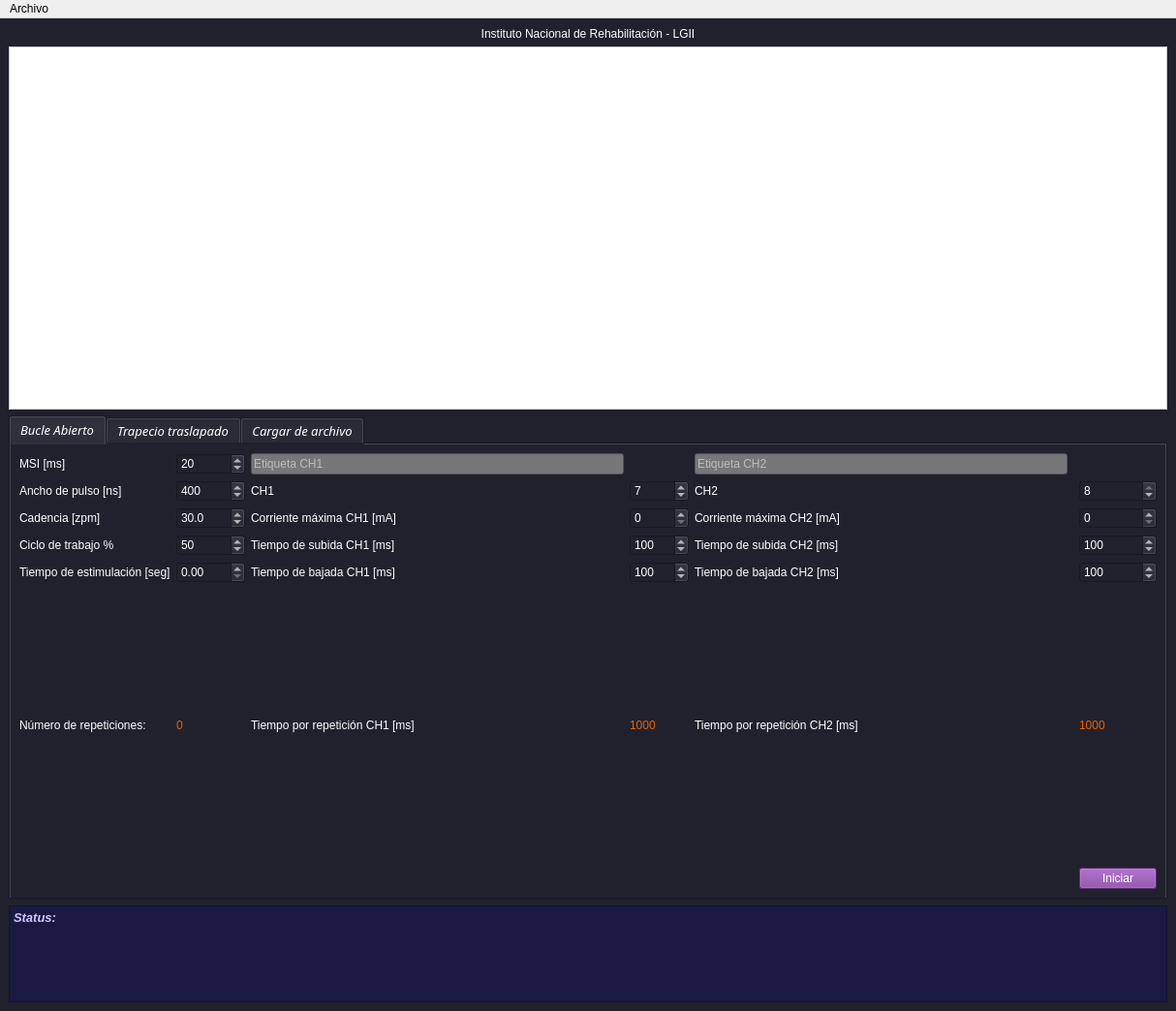
<?xml version="1.0" encoding="UTF-8"?>
<ui version="4.0">
 <class>MainWindow</class>
 <widget class="QMainWindow" name="MainWindow">
  <property name="geometry">
   <rect>
    <x>0</x>
    <y>0</y>
    <width>1214</width>
    <height>1044</height>
   </rect>
  </property>
  <property name="windowTitle">
   <string>Neuroprótesis</string>
  </property>
  <property name="windowIcon">
   <iconset>
    <normaloff>../../../../.designer/backup/INR_1.png</normaloff>../../../../.designer/backup/INR_1.png</iconset>
  </property>
  <property name="styleSheet">
   <string notr="true">font: italic 14pt &quot;Nimbus Roman&quot;;</string>
  </property>
  <widget class="QWidget" name="centralwidget">
   <property name="styleSheet">
    <string notr="true">background-color: rgb(33, 33, 46);
color: rgb(255, 255, 255);</string>
   </property>
   <layout class="QVBoxLayout" name="verticalLayout">
    <item>
     <widget class="QLabel" name="INR_label">
      <property name="styleSheet">
       <string notr="true">font: 75 oblique 15pt &quot;Sawasdee&quot;;
color: rgb(255, 255, 255);</string>
      </property>
      <property name="text">
       <string>Instituto Nacional de Rehabilitación - LGII</string>
      </property>
      <property name="alignment">
       <set>Qt::AlignCenter</set>
      </property>
      <property name="margin">
       <number>20</number>
      </property>
     </widget>
    </item>
    <item>
     <widget class="QFrame" name="Graf">
      <property name="minimumSize">
       <size>
        <width>0</width>
        <height>375</height>
       </size>
      </property>
      <property name="styleSheet">
       <string notr="true">background-color: rgb(255, 255, 255);</string>
      </property>
      <property name="frameShape">
       <enum>QFrame::StyledPanel</enum>
      </property>
      <property name="frameShadow">
       <enum>QFrame::Raised</enum>
      </property>
     </widget>
    </item>
    <item>
     <widget class="QTabWidget" name="tabWidget">
      <property name="font">
       <font>
        <family>Sawasdee</family>
        <pointsize>10</pointsize>
        <weight>9</weight>
        <italic>true</italic>
        <bold>false</bold>
       </font>
      </property>
      <property name="styleSheet">
       <string notr="true">font: 75 oblique 10pt &quot;Sawasdee&quot;;
color: rgb(255, 255, 255);</string>
      </property>
      <property name="currentIndex">
       <number>0</number>
      </property>
      <widget class="QWidget" name="bucle_abierto_wdgt">
       <property name="styleSheet">
        <string notr="true">color: rgb(255, 255, 255);
font: 10pt &quot;Times New Roman&quot;;</string>
       </property>
       <attribute name="title">
        <string>Bucle Abierto</string>
       </attribute>
       <layout class="QGridLayout" name="gridLayout">
        <item row="0" column="0">
         <widget class="QLabel" name="msi_label_ba">
          <property name="text">
           <string>MSI [ms]</string>
          </property>
         </widget>
        </item>
        <item row="3" column="1">
         <widget class="QSpinBox" name="dutycycle_box">
          <property name="maximum">
           <number>100</number>
          </property>
          <property name="singleStep">
           <number>10</number>
          </property>
          <property name="value">
           <number>50</number>
          </property>
         </widget>
        </item>
        <item row="2" column="2">
         <widget class="QLabel" name="current_max_ch1_label_ba">
          <property name="text">
           <string>Corriente máxima CH1 [mA]</string>
          </property>
         </widget>
        </item>
        <item row="5" column="2">
         <widget class="QLabel" name="t_totalxrepCH1_label">
          <property name="text">
           <string>Tiempo por repetición CH1 [ms]</string>
          </property>
         </widget>
        </item>
        <item row="4" column="6">
         <widget class="QSpinBox" name="t_bajadaCH2_box_ba">
          <property name="maximum">
           <number>60000</number>
          </property>
          <property name="singleStep">
           <number>10</number>
          </property>
          <property name="value">
           <number>100</number>
          </property>
         </widget>
        </item>
        <item row="2" column="3">
         <widget class="QSpinBox" name="current_max_ch1_box_ba">
          <property name="maximum">
           <number>120</number>
          </property>
         </widget>
        </item>
        <item row="4" column="2">
         <widget class="QLabel" name="t_bajadaCH1_label_ba">
          <property name="text">
           <string>Tiempo de bajada CH1 [ms]</string>
          </property>
         </widget>
        </item>
        <item row="2" column="1">
         <widget class="QDoubleSpinBox" name="cadency_box">
          <property name="decimals">
           <number>1</number>
          </property>
          <property name="minimum">
           <double>1.000000000000000</double>
          </property>
          <property name="value">
           <double>30.000000000000000</double>
          </property>
         </widget>
        </item>
        <item row="2" column="6">
         <widget class="QSpinBox" name="current_max_ch2_box_ba">
          <property name="maximum">
           <number>120</number>
          </property>
         </widget>
        </item>
        <item row="5" column="6">
         <widget class="QLabel" name="t_totalxrepCH2">
          <property name="styleSheet">
           <string notr="true">color: rgb(230, 97, 0);
font: 75 oblique 11pt &quot;Sawasdee&quot;;</string>
          </property>
          <property name="text">
           <string>1000</string>
          </property>
         </widget>
        </item>
        <item row="4" column="1">
         <widget class="QDoubleSpinBox" name="t_tot_stim_box_ba">
          <property name="maximum">
           <double>3600.000000000000000</double>
          </property>
         </widget>
        </item>
        <item row="1" column="6">
         <widget class="QSpinBox" name="ch2_box_ba">
          <property name="minimum">
           <number>1</number>
          </property>
          <property name="maximum">
           <number>8</number>
          </property>
          <property name="value">
           <number>8</number>
          </property>
         </widget>
        </item>
        <item row="1" column="0">
         <widget class="QLabel" name="pw_label_ba">
          <property name="text">
           <string>Ancho de pulso [ns]</string>
          </property>
         </widget>
        </item>
        <item row="4" column="0">
         <widget class="QLabel" name="t_total_stim_label_ba">
          <property name="text">
           <string>Tiempo de estimulación [seg]</string>
          </property>
         </widget>
        </item>
        <item row="0" column="1">
         <widget class="QSpinBox" name="msi_box_ba">
          <property name="minimum">
           <number>8</number>
          </property>
          <property name="maximum">
           <number>100</number>
          </property>
          <property name="singleStep">
           <number>10</number>
          </property>
          <property name="value">
           <number>20</number>
          </property>
         </widget>
        </item>
        <item row="3" column="6">
         <widget class="QSpinBox" name="t_subidaCH2_box_ba">
          <property name="maximum">
           <number>60000</number>
          </property>
          <property name="singleStep">
           <number>10</number>
          </property>
          <property name="value">
           <number>100</number>
          </property>
         </widget>
        </item>
        <item row="3" column="3">
         <widget class="QSpinBox" name="t_subidaCH1_box_ba">
          <property name="maximum">
           <number>60000</number>
          </property>
          <property name="singleStep">
           <number>10</number>
          </property>
          <property name="value">
           <number>100</number>
          </property>
         </widget>
        </item>
        <item row="3" column="0">
         <widget class="QLabel" name="dutycycle_label">
          <property name="text">
           <string>Ciclo de trabajo %</string>
          </property>
         </widget>
        </item>
        <item row="1" column="2">
         <widget class="QLabel" name="CH1_label_ba">
          <property name="text">
           <string>CH1</string>
          </property>
         </widget>
        </item>
        <item row="4" column="4" colspan="2">
         <widget class="QLabel" name="t_bajadaCH2_label_ba">
          <property name="text">
           <string>Tiempo de bajada CH2 [ms]</string>
          </property>
         </widget>
        </item>
        <item row="5" column="1">
         <widget class="QLabel" name="numRepeticiones_ba">
          <property name="styleSheet">
           <string notr="true">color: rgb(230, 97, 0);
font: 75 oblique 11pt &quot;Sawasdee&quot;;</string>
          </property>
          <property name="text">
           <string>0</string>
          </property>
         </widget>
        </item>
        <item row="1" column="1">
         <widget class="QSpinBox" name="pw_box_ba">
          <property name="maximum">
           <number>500</number>
          </property>
          <property name="singleStep">
           <number>50</number>
          </property>
          <property name="value">
           <number>400</number>
          </property>
         </widget>
        </item>
        <item row="3" column="4" colspan="2">
         <widget class="QLabel" name="t_subidaCH2_label_ba">
          <property name="text">
           <string>Tiempo de subida CH2 [ms]</string>
          </property>
         </widget>
        </item>
        <item row="3" column="2">
         <widget class="QLabel" name="t_subidaCH1_label_ba">
          <property name="text">
           <string>Tiempo de subida CH1 [ms]</string>
          </property>
         </widget>
        </item>
        <item row="2" column="0">
         <widget class="QLabel" name="cadency_label">
          <property name="text">
           <string>Cadencia [zpm]</string>
          </property>
         </widget>
        </item>
        <item row="5" column="0">
         <widget class="QLabel" name="numRepeticiones_label_ba">
          <property name="text">
           <string>Número de repeticiones:</string>
          </property>
         </widget>
        </item>
        <item row="5" column="4" colspan="2">
         <widget class="QLabel" name="t_totalxrepCH2_label">
          <property name="text">
           <string>Tiempo por repetición CH2 [ms]</string>
          </property>
         </widget>
        </item>
        <item row="1" column="3">
         <widget class="QSpinBox" name="ch1_box_ba">
          <property name="minimum">
           <number>1</number>
          </property>
          <property name="maximum">
           <number>8</number>
          </property>
          <property name="value">
           <number>7</number>
          </property>
         </widget>
        </item>
        <item row="5" column="3">
         <widget class="QLabel" name="t_totalxrepCH1">
          <property name="styleSheet">
           <string notr="true">color: rgb(230, 97, 0);
font: 75 oblique 11pt &quot;Sawasdee&quot;;</string>
          </property>
          <property name="text">
           <string>1000</string>
          </property>
         </widget>
        </item>
        <item row="4" column="3">
         <widget class="QSpinBox" name="t_bajadaCH1_box_ba">
          <property name="maximum">
           <number>60000</number>
          </property>
          <property name="singleStep">
           <number>10</number>
          </property>
          <property name="value">
           <number>100</number>
          </property>
         </widget>
        </item>
        <item row="2" column="4" colspan="2">
         <widget class="QLabel" name="current_max_ch2_label_ba">
          <property name="text">
           <string>Corriente máxima CH2 [mA]</string>
          </property>
         </widget>
        </item>
        <item row="0" column="2">
         <widget class="QLineEdit" name="EtiquetaCH1">
          <property name="styleSheet">
           <string notr="true">font: 75 oblique 10pt &quot;Tlwg Typo&quot;;
background-color: rgb(119, 118, 123);</string>
          </property>
          <property name="placeholderText">
           <string>Etiqueta CH1</string>
          </property>
         </widget>
        </item>
        <item row="1" column="4" colspan="2">
         <widget class="QLabel" name="CH2_label_ba">
          <property name="text">
           <string>CH2</string>
          </property>
         </widget>
        </item>
        <item row="0" column="4">
         <widget class="QLineEdit" name="EtiquetaCH2">
          <property name="autoFillBackground">
           <bool>false</bool>
          </property>
          <property name="styleSheet">
           <string notr="true">font: 75 oblique 10pt &quot;Tlwg Typo&quot;;
background-color: rgb(119, 118, 123);</string>
          </property>
          <property name="placeholderText">
           <string>Etiqueta CH2</string>
          </property>
         </widget>
        </item>
        <item row="6" column="6">
         <widget class="QPushButton" name="buttonBA">
          <property name="styleSheet">
           <string notr="true">color: rgb(255, 255, 255);
background-color: rgb(129, 61, 156);</string>
          </property>
          <property name="text">
           <string>Iniciar</string>
          </property>
         </widget>
        </item>
       </layout>
      </widget>
      <widget class="QWidget" name="tasapado_wdgt">
       <property name="styleSheet">
        <string notr="true">color: rgb(255, 255, 255);
font: 10pt &quot;Times New Roman&quot;;</string>
       </property>
       <attribute name="title">
        <string>Trapecio traslapado</string>
       </attribute>
       <layout class="QGridLayout" name="gridLayout_2">
        <item row="0" column="0">
         <widget class="QLabel" name="msi_label_tt">
          <property name="text">
           <string>MSI [ms]</string>
          </property>
         </widget>
        </item>
        <item row="0" column="1">
         <widget class="QSpinBox" name="msi_box_tt">
          <property name="minimum">
           <number>8</number>
          </property>
          <property name="maximum">
           <number>100</number>
          </property>
          <property name="singleStep">
           <number>10</number>
          </property>
          <property name="value">
           <number>20</number>
          </property>
         </widget>
        </item>
        <item row="1" column="0">
         <widget class="QLabel" name="pw_label_tt">
          <property name="text">
           <string>Ancho de pulso [ns]</string>
          </property>
         </widget>
        </item>
        <item row="1" column="1">
         <widget class="QSpinBox" name="pw_box_tt">
          <property name="maximum">
           <number>500</number>
          </property>
          <property name="singleStep">
           <number>50</number>
          </property>
          <property name="value">
           <number>400</number>
          </property>
         </widget>
        </item>
        <item row="1" column="2">
         <widget class="QLabel" name="CH1_label_tt">
          <property name="text">
           <string>CH1</string>
          </property>
         </widget>
        </item>
        <item row="1" column="3">
         <widget class="QSpinBox" name="ch1_box_tt">
          <property name="minimum">
           <number>1</number>
          </property>
          <property name="maximum">
           <number>8</number>
          </property>
          <property name="value">
           <number>7</number>
          </property>
         </widget>
        </item>
        <item row="1" column="4">
         <widget class="QLabel" name="CH2_label_tt">
          <property name="text">
           <string>CH2</string>
          </property>
         </widget>
        </item>
        <item row="1" column="6">
         <widget class="QSpinBox" name="ch2_box_tt">
          <property name="minimum">
           <number>1</number>
          </property>
          <property name="maximum">
           <number>8</number>
          </property>
          <property name="value">
           <number>8</number>
          </property>
         </widget>
        </item>
        <item row="2" column="0">
         <widget class="QLabel" name="t_traslape_label">
          <property name="text">
           <string>Tiempo de traslape [ms]</string>
          </property>
         </widget>
        </item>
        <item row="2" column="1">
         <widget class="QSpinBox" name="t_traslape_box">
          <property name="maximum">
           <number>180000</number>
          </property>
         </widget>
        </item>
        <item row="2" column="2">
         <widget class="QLabel" name="current_max_ch1_label_tt">
          <property name="text">
           <string>Corriente máxima CH1 [mA]</string>
          </property>
         </widget>
        </item>
        <item row="2" column="3">
         <widget class="QSpinBox" name="current_max_ch1_box_tt">
          <property name="maximum">
           <number>120</number>
          </property>
         </widget>
        </item>
        <item row="2" column="4" colspan="2">
         <widget class="QLabel" name="current_max_ch2_label_tt">
          <property name="text">
           <string>Corriente máxima CH2 [mA]</string>
          </property>
         </widget>
        </item>
        <item row="2" column="6">
         <widget class="QSpinBox" name="current_max_ch2_box_tt">
          <property name="maximum">
           <number>120</number>
          </property>
         </widget>
        </item>
        <item row="3" column="0">
         <widget class="QLabel" name="No_iter_tt_label">
          <property name="text">
           <string>No. repeticiones</string>
          </property>
         </widget>
        </item>
        <item row="3" column="1">
         <widget class="QSpinBox" name="No_iter_tt">
          <property name="minimum">
           <number>1</number>
          </property>
          <property name="maximum">
           <number>1000</number>
          </property>
         </widget>
        </item>
        <item row="3" column="2">
         <widget class="QLabel" name="t_subidaCH1_label_tt">
          <property name="text">
           <string>Tiempo de subida CH1 [ms]</string>
          </property>
         </widget>
        </item>
        <item row="3" column="3">
         <widget class="QSpinBox" name="t_subidaCH1_box_tt">
          <property name="maximum">
           <number>60000</number>
          </property>
          <property name="singleStep">
           <number>10</number>
          </property>
          <property name="value">
           <number>100</number>
          </property>
         </widget>
        </item>
        <item row="3" column="4" colspan="2">
         <widget class="QLabel" name="t_subidaCH2_label_tt">
          <property name="text">
           <string>Tiempo de subida CH2 [ms]</string>
          </property>
         </widget>
        </item>
        <item row="3" column="6">
         <widget class="QSpinBox" name="t_subidaCH2_box_tt">
          <property name="maximum">
           <number>60000</number>
          </property>
          <property name="singleStep">
           <number>10</number>
          </property>
          <property name="value">
           <number>100</number>
          </property>
         </widget>
        </item>
        <item row="4" column="2">
         <widget class="QLabel" name="t_bajadaCH1_label_tt">
          <property name="text">
           <string>Tiempo de bajada CH1 [ms]</string>
          </property>
         </widget>
        </item>
        <item row="4" column="3">
         <widget class="QSpinBox" name="t_bajadaCH1_box_tt">
          <property name="maximum">
           <number>60000</number>
          </property>
          <property name="singleStep">
           <number>10</number>
          </property>
          <property name="value">
           <number>100</number>
          </property>
         </widget>
        </item>
        <item row="4" column="4" colspan="2">
         <widget class="QLabel" name="t_bajadaCH2_label_tt">
          <property name="text">
           <string>Tiempo de bajada CH2 [ms]</string>
          </property>
         </widget>
        </item>
        <item row="4" column="6">
         <widget class="QSpinBox" name="t_bajadaCH2_box_tt">
          <property name="maximum">
           <number>60000</number>
          </property>
          <property name="singleStep">
           <number>10</number>
          </property>
          <property name="value">
           <number>100</number>
          </property>
         </widget>
        </item>
        <item row="5" column="2">
         <widget class="QLabel" name="tmeseta_ch1_label">
          <property name="text">
           <string>Tiempo de meseta CH1 [ms]</string>
          </property>
         </widget>
        </item>
        <item row="5" column="3">
         <widget class="QSpinBox" name="tmeseta_ch1_box">
          <property name="maximum">
           <number>60000</number>
          </property>
          <property name="singleStep">
           <number>10</number>
          </property>
          <property name="value">
           <number>100</number>
          </property>
         </widget>
        </item>
        <item row="5" column="4" colspan="2">
         <widget class="QLabel" name="tmeseta_ch2_label">
          <property name="text">
           <string>Tiempo de meseta CH2 [ms]</string>
          </property>
         </widget>
        </item>
        <item row="5" column="6">
         <widget class="QSpinBox" name="tmeseta_ch2_box">
          <property name="maximum">
           <number>60000</number>
          </property>
          <property name="singleStep">
           <number>10</number>
          </property>
          <property name="value">
           <number>100</number>
          </property>
         </widget>
        </item>
        <item row="6" column="2">
         <widget class="QLabel" name="label">
          <property name="text">
           <string/>
          </property>
         </widget>
        </item>
        <item row="0" column="2">
         <widget class="QLineEdit" name="EtiquetaCH1_2">
          <property name="styleSheet">
           <string notr="true">font: 75 oblique 10pt &quot;Tlwg Typo&quot;;
background-color: rgb(119, 118, 123);</string>
          </property>
          <property name="placeholderText">
           <string>Etiqueta CH1</string>
          </property>
         </widget>
        </item>
        <item row="0" column="4">
         <widget class="QLineEdit" name="EtiquetaCH2_2">
          <property name="styleSheet">
           <string notr="true">font: 75 oblique 10pt &quot;Tlwg Typo&quot;;
background-color: rgb(119, 118, 123);</string>
          </property>
          <property name="placeholderText">
           <string>Etiqueta CH2</string>
          </property>
         </widget>
        </item>
        <item row="7" column="6">
         <widget class="QPushButton" name="buttonTT">
          <property name="styleSheet">
           <string notr="true">color: rgb(255, 255, 255);
background-color: rgb(129, 61, 156);</string>
          </property>
          <property name="text">
           <string>Iniciar</string>
          </property>
         </widget>
        </item>
       </layout>
      </widget>
      <widget class="QWidget" name="from_file_wdgt">
       <attribute name="title">
        <string>Cargar de archivo</string>
       </attribute>
       <layout class="QVBoxLayout" name="verticalLayout_2">
        <item>
         <widget class="QTextEdit" name="MSJ_usr">
          <property name="styleSheet">
           <string notr="true">border-color: rgb(64, 191, 186);</string>
          </property>
          <property name="lineWidth">
           <number>1</number>
          </property>
          <property name="readOnly">
           <bool>true</bool>
          </property>
          <property name="html">
           <string>&lt;!DOCTYPE HTML PUBLIC &quot;-//W3C//DTD HTML 4.0//EN&quot; &quot;http://www.w3.org/TR/REC-html40/strict.dtd&quot;&gt;
&lt;html&gt;&lt;head&gt;&lt;meta name=&quot;qrichtext&quot; content=&quot;1&quot; /&gt;&lt;style type=&quot;text/css&quot;&gt;
p, li { white-space: pre-wrap; }
&lt;/style&gt;&lt;/head&gt;&lt;body style=&quot; font-family:'Sawasdee'; font-size:10pt; font-weight:72; font-style:italic;&quot;&gt;
&lt;p align=&quot;justify&quot; style=&quot; margin-top:0px; margin-bottom:0px; margin-left:0px; margin-right:0px; -qt-block-indent:0; text-indent:0px;&quot;&gt;&lt;span style=&quot; font-size:12pt; font-weight:600;&quot;&gt;Modo usuario:&lt;/span&gt;&lt;/p&gt;
&lt;p align=&quot;justify&quot; style=&quot; margin-top:0px; margin-bottom:0px; margin-left:0px; margin-right:0px; -qt-block-indent:0; text-indent:0px;&quot;&gt;&lt;span style=&quot; font-size:12pt; font-weight:400;&quot;&gt;Deberá cargar un archivo JSON, MAT o NPY que contenga la secuencia de estimulación definida por el usuario en forma de listas de Python. El archivo deberá contener un diccionario con listas con el siguiente formato:&lt;/span&gt;&lt;/p&gt;
&lt;p style=&quot; margin-top:0px; margin-bottom:0px; margin-left:0px; margin-right:0px; -qt-block-indent:0; text-indent:0px;&quot;&gt;&lt;span style=&quot; font-size:12pt; font-weight:400;&quot;&gt;[ [pulse_width_1,msi_1,current_1,channel] , [&lt;/span&gt;&lt;span style=&quot; font-size:12pt;&quot;&gt;pulse_width_2,msi_2,current_2,channel] , ... , [pulse_width_n,msi_n,current_n,channel] &lt;/span&gt;&lt;span style=&quot; font-size:12pt; font-weight:400;&quot;&gt;]&lt;/span&gt;&lt;/p&gt;&lt;/body&gt;&lt;/html&gt;</string>
          </property>
         </widget>
        </item>
        <item>
         <layout class="QGridLayout" name="gridLayout_3">
          <item row="3" column="1">
           <widget class="QPushButton" name="button_fromfile">
            <property name="styleSheet">
             <string notr="true">color: rgb(255, 255, 255);
background-color: rgb(129, 61, 156);</string>
            </property>
            <property name="text">
             <string>Iniciar</string>
            </property>
           </widget>
          </item>
          <item row="1" column="0">
           <widget class="QLabel" name="No_ite_usr_label">
            <property name="text">
             <string>No. repeticiones</string>
            </property>
           </widget>
          </item>
          <item row="1" column="1">
           <widget class="QSpinBox" name="No_iter_usr_box">
            <property name="minimum">
             <number>1</number>
            </property>
            <property name="maximum">
             <number>1000</number>
            </property>
           </widget>
          </item>
          <item row="0" column="1">
           <widget class="QPushButton" name="button_load_file">
            <property name="styleSheet">
             <string notr="true">background-color: rgb(8, 158, 79);
color: rgb(3, 42, 8);</string>
            </property>
            <property name="text">
             <string>Cargar</string>
            </property>
           </widget>
          </item>
          <item row="3" column="0">
           <widget class="QComboBox" name="SelectStim"/>
          </item>
          <item row="0" column="0">
           <widget class="QLineEdit" name="path">
            <property name="styleSheet">
             <string notr="true">font: 75 oblique 12pt &quot;Tlwg Typo&quot;;
background-color: rgb(119, 118, 123);</string>
            </property>
            <property name="text">
             <string>Ubicación del archivo</string>
            </property>
            <property name="placeholderText">
             <string>Ubicación del archivo</string>
            </property>
           </widget>
          </item>
         </layout>
        </item>
       </layout>
      </widget>
     </widget>
    </item>
    <item>
     <widget class="QTextEdit" name="Status_txt">
      <property name="maximumSize">
       <size>
        <width>16777215</width>
        <height>100</height>
       </size>
      </property>
      <property name="styleSheet">
       <string notr="true">background-color: rgb(25, 25, 66);
font: 75 oblique 10pt &quot;Tlwg Typo&quot;;
color: rgb(204, 199, 255);</string>
      </property>
      <property name="readOnly">
       <bool>true</bool>
      </property>
      <property name="html">
       <string>&lt;!DOCTYPE HTML PUBLIC &quot;-//W3C//DTD HTML 4.0//EN&quot; &quot;http://www.w3.org/TR/REC-html40/strict.dtd&quot;&gt;
&lt;html&gt;&lt;head&gt;&lt;meta name=&quot;qrichtext&quot; content=&quot;1&quot; /&gt;&lt;style type=&quot;text/css&quot;&gt;
p, li { white-space: pre-wrap; }
&lt;/style&gt;&lt;/head&gt;&lt;body style=&quot; font-family:'Tlwg Typo'; font-size:10pt; font-weight:72; font-style:italic;&quot;&gt;
&lt;p style=&quot; margin-top:0px; margin-bottom:0px; margin-left:0px; margin-right:0px; -qt-block-indent:0; text-indent:0px;&quot;&gt;&lt;span style=&quot; font-weight:600;&quot;&gt;Status:&lt;/span&gt;&lt;/p&gt;&lt;/body&gt;&lt;/html&gt;</string>
      </property>
     </widget>
    </item>
   </layout>
  </widget>
  <widget class="QMenuBar" name="menuBar">
   <property name="geometry">
    <rect>
     <x>0</x>
     <y>0</y>
     <width>1214</width>
     <height>40</height>
    </rect>
   </property>
   <widget class="QMenu" name="menuArchivo">
    <property name="title">
     <string>Archivo</string>
    </property>
    <widget class="QMenu" name="menuGuardar_sesi_n">
     <property name="title">
      <string>Guardar sesión como</string>
     </property>
     <addaction name="action_json"/>
     <addaction name="action_csv"/>
     <addaction name="action_mat"/>
    </widget>
    <addaction name="actionAbrir_sesi_n"/>
    <addaction name="menuGuardar_sesi_n"/>
   </widget>
   <addaction name="menuArchivo"/>
  </widget>
  <action name="actionAbrir_sesi_n">
   <property name="text">
    <string>Abrir sesión</string>
   </property>
  </action>
  <action name="action_json">
   <property name="text">
    <string>.json</string>
   </property>
  </action>
  <action name="action_csv">
   <property name="text">
    <string>.csv</string>
   </property>
  </action>
  <action name="action_mat">
   <property name="text">
    <string>.mat</string>
   </property>
  </action>
 </widget>
 <resources/>
 <connections/>
</ui>
